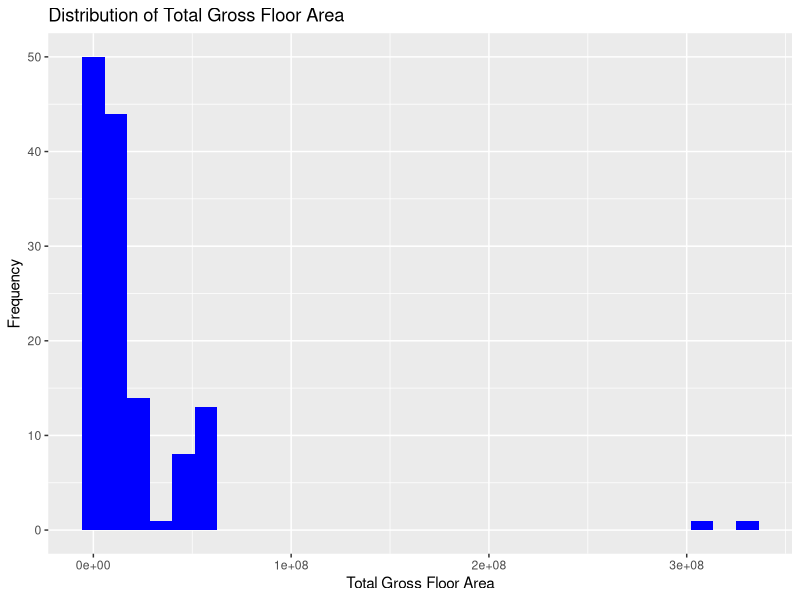
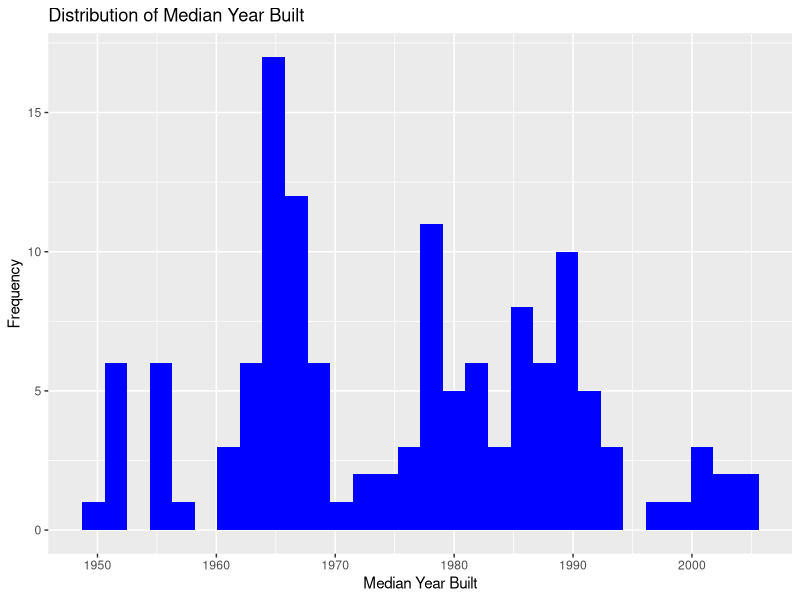
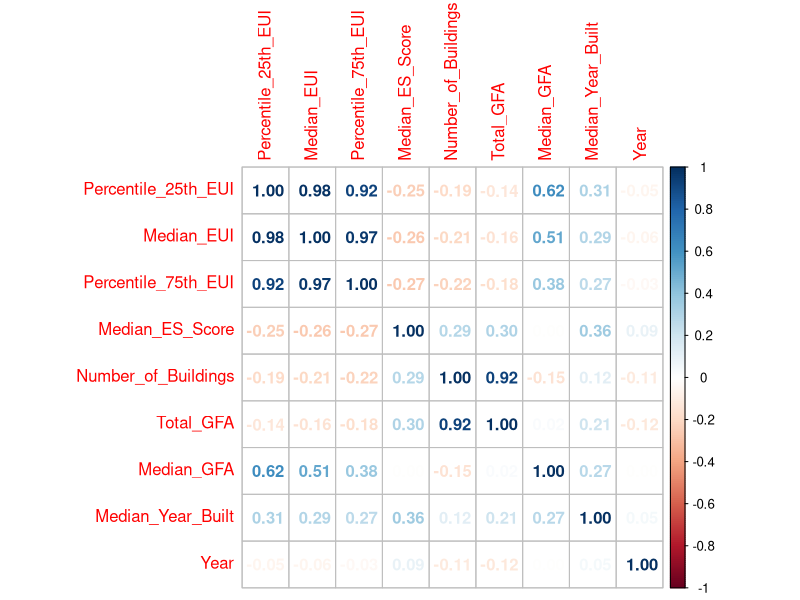
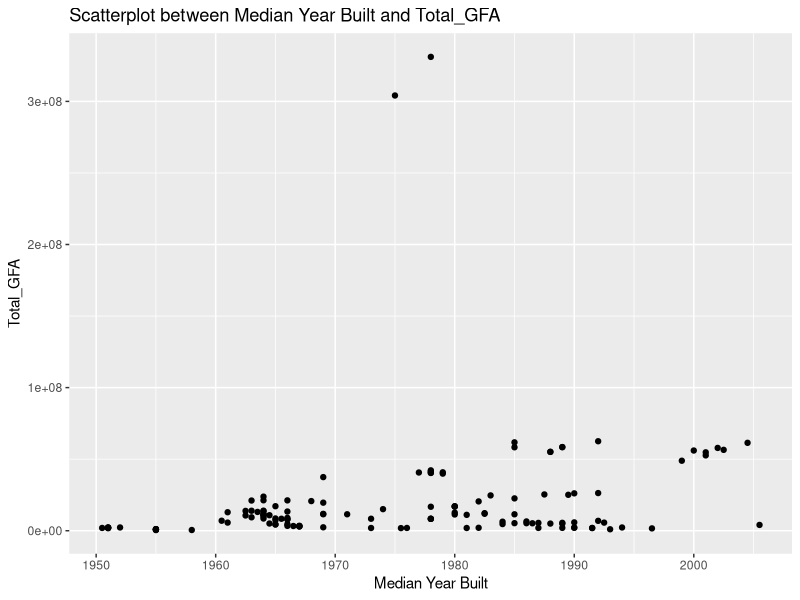
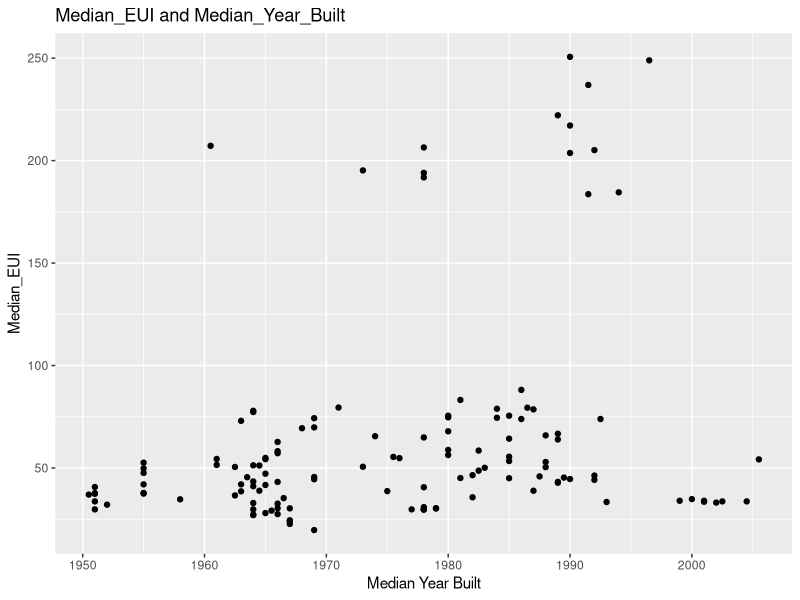
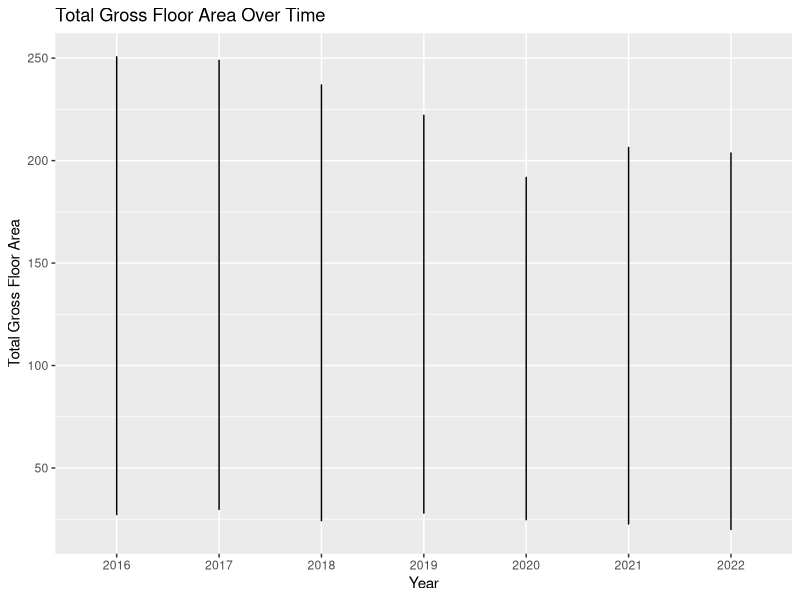
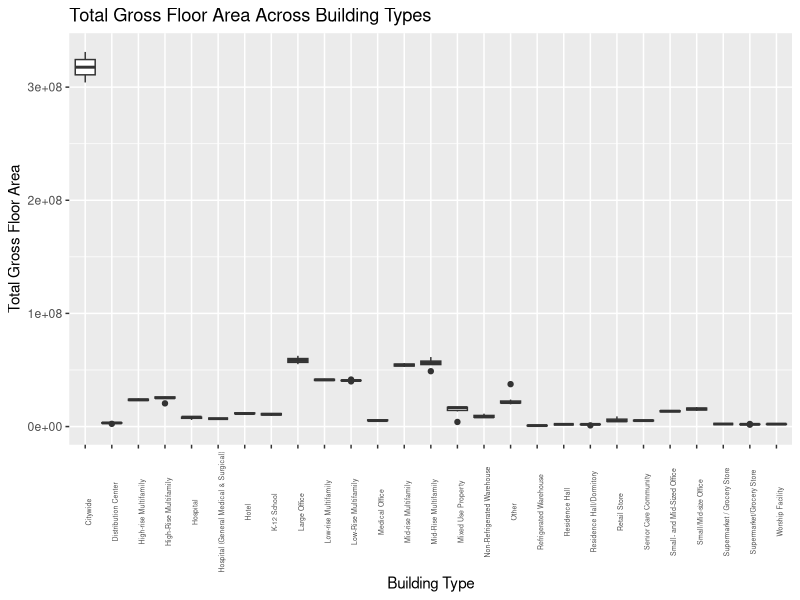

The R source for these figures, in order:
## ---- chunk 1
knitr::opts_chunk$set(echo = TRUE)
## ---- chunk 2
#read in the data here for 2016-2022
library(dplyr)
data2022 <- read.csv("../Data/Performance_Ranges_by_Building_Type_2022.csv")
data2021 <- read.csv("../Data/Performance_Ranges_by_Building_Type_2021.csv")
data2020 <- read.csv("../Data/Performance_Ranges_by_Building_Type_2020.csv")
data2019 <- read.csv("../Data/Performance_Ranges_By_Building_Type_2019.csv")
data2018 <- read.csv("../Data/Performance_Ranges_By_Building_Type_2018.csv")
data2017 <- read.csv("../Data/Performance_Ranges_by_Building_Type_2017.csv")
data2016 <- read.csv("../Data/Performance_Ranges_By_Building_Type_2016.csv")
## ---- chunk 3
#For 2017 specifically there are 2 columns that were giving us issues for data cleaning immediately.

#Other than 2017 we are just omitting files that have na values
data2017 <- select(data2017, -c(Low.Outlier.Cutoff, High.Outlier.Cutoff))
data2022 <- na.omit(data2022)
data2021 <- na.omit(data2021)
data2020 <- na.omit(data2020)
data2019 <- na.omit(data2019)
data2018 <- na.omit(data2018)
data2017 <- na.omit(data2017)
data2016 <- na.omit(data2016)
## ---- chunk 4
#We are renaming all the columns names for all the years so they are all uniform so we can join them later. The order does not matter right now, we are going with the order of how they are in their respective files.

colnames(data2016) <- c("BuildingType", "Percentile_25th_EUI", "Median_EUI", "Percentile_75th_EUI", "Median_EUI_WN", "Median_Source_EUI", "Median_ES_Score", "Number_of_Buildings", "Total_GFA", "Median_GFA", "Median_Year_Built", "Percent_Electricity", "Percent_Gas", "Percent_Steam", "Percent_Other_Fuel")

colnames(data2017) <- c("BuildingType", "Percentile_25th_EUI", "Median_EUI", "Percentile_75th_EUI", "Median_EUI_WN", "Median_Source_EUI", "Median_ES_Score", "Number_of_Buildings", "Number_of_Buildings_with_ES_Score", "Total_GFA", "Median_GFA", "Median_Year_Built", "Percent_Electricity", "Percent_Gas", "Percent_Steam", "Percent_Other_Fuel")

colnames(data2018) <- c("BuildingType", "Number_of_Buildings", "Percentile_25th_EUI", "Median_EUI", "Percentile_75th_EUI", "Average_Site_EUI", "Average_Site_EUI_WN", "Median_EUI", "Median_ES_Score", "Total_GFA", "Median_GFA", "Median_Year_Built", "Not applies")

colnames(data2019) <- c("BuildingType", "Number_of_Buildings", "Percentile_25th_EUI", "Median_EUI", "Percentile_75th_EUI", "Median_EUI_WN", "Average_Site_EUI", "Average_Site_EUI_WN", "Median_Source_EUI", "Median_ES_Score", "Average_ES_Score", "Total_GFA", "Median_GFA", "Median_Year_Built", "Average_GHGSF", "MedianGHGSF")

colnames(data2020) <- c("BuildingType", "Number_of_Buildings", "Percentile_25th_EUI", "Median_EUI", "Percentile_75th_EUI", "Median_EUI_WN", "Average_Site_EUI", "Average_Site_EUI_WN", "Median_Source_EUI", "Median_ES_Score", "Average_ES_Score", "Total_GFA", "Median_GFA", "Median_Year_Built", "Average_GHGSF", "MedianGHGSF")

colnames(data2021) <- c("BuildingType", "Number_of_Buildings", "Percentile_25th_EUI", "Median_EUI", "Percentile_75th_EUI", "Median_EUI_WN", "Average_Site_EUI", "Average_Site_EUI_WN", "Median_Source_EUI", "Median_ES_Score", "Average_ES_Score", "Total_GFA", "Median_GFA", "Median_Year_Built", "Average_GHGSF", "MedianGHGSF")

colnames(data2022) <- c("BuildingType", "Number_of_Buildings", "Percentile_25th_EUI", "Median_EUI", "Percentile_75th_EUI", "Median_EUI_WN", "Average_Site_EUI", "Average_Site_EUI_WN", "Median_Source_EUI", "Median_ES_Score", "Average_ES_Score", "Total_GFA", "Median_GFA", "Median_Year_Built", "Average_GHGSF", "MedianGHGSF")

#we are doign 3 checks to see if every column in every year is in 2022, 2016 and 2018 respecitvely as I was having issues with incompatible dataset before
data2016 <- data2016[, colnames(data2016) %in% colnames(data2022)]
data2017 <- data2017[, colnames(data2017) %in% colnames(data2022)]
data2018 <- data2018[, colnames(data2018) %in% colnames(data2022)]
data2019 <- data2019[, colnames(data2019) %in% colnames(data2022)]
data2020 <- data2020[, colnames(data2020) %in% colnames(data2022)]
data2021 <- data2021[, colnames(data2021) %in% colnames(data2022)]

data2016 <- data2016[, colnames(data2016) %in% colnames(data2016)]
data2017 <- data2017[, colnames(data2017) %in% colnames(data2016)]
data2018 <- data2018[, colnames(data2018) %in% colnames(data2016)]
data2019 <- data2019[, colnames(data2019) %in% colnames(data2016)]
data2020 <- data2020[, colnames(data2020) %in% colnames(data2016)]
data2021 <- data2021[, colnames(data2021) %in% colnames(data2016)]
data2022 <- data2022[, colnames(data2022) %in% colnames(data2016)]

data2016 <- data2016[, colnames(data2016) %in% colnames(data2018)]
data2017 <- data2017[, colnames(data2017) %in% colnames(data2018)]
data2018 <- data2018[, colnames(data2018) %in% colnames(data2018)]
data2019 <- data2019[, colnames(data2019) %in% colnames(data2018)]
data2020 <- data2020[, colnames(data2020) %in% colnames(data2018)]
data2021 <- data2021[, colnames(data2021) %in% colnames(data2018)]
data2022 <- data2022[, colnames(data2022) %in% colnames(data2018)]

#we are adding a year column to every dataset 
library(dplyr)
data2022 <- mutate(data2022, Year = 2022)
data2021 <- mutate(data2021, Year = 2021)
data2020 <- mutate(data2020, Year = 2020)
data2019 <- mutate(data2019, Year = 2019)
data2018 <- mutate(data2018, Year = 2018)
data2017 <- mutate(data2017, Year = 2017)
data2016 <- mutate(data2016, Year = 2016)
## ---- chunk 5
#we are now going to combine all our datasets
combined_data <- bind_rows(
  mutate(data2016, Year = 2016),
  mutate(data2017, Year = 2017),
  mutate(data2018, Year = 2018),
  mutate(data2019, Year = 2019),
  mutate(data2020, Year = 2020),
  mutate(data2021, Year = 2021),
  mutate(data2022, Year = 2022)
)


## ---- chunk 6
#make distribution graphs for Total Gross Floor Area and median year built
library(ggplot2)
ggplot(combined_data, aes(x = Total_GFA)) +
  geom_histogram(fill = "blue") +
  labs(title = "Distribution of Total Gross Floor Area",
       x = "Total Gross Floor Area",
       y = "Frequency")

ggplot(combined_data, aes(x = Median_Year_Built)) +
  geom_histogram(fill = "blue") +
  labs(title = "Distribution of Median Year Built",
       x = "Median Year Built",
       y = "Frequency")
## ---- chunk 7
#get the summary data and t tests for gross floor area and median es score
print("Total Gross Floor Area")
summary(combined_data$Total_GFA)
gfa.p.val <- t.test(combined_data$Total_GFA)
print(gfa.p.val)  
  
print("Median ES Score")
summary(combined_data$Median_ES_Score)
median_es.p.val <- t.test(combined_data$Median_ES_Score)
print(median_es.p.val)  
## ---- chunk 8

#correlation matrix 
cor_data <- select(combined_data, -c(BuildingType))
cor <- cor(cor_data)
library(corrplot)
corrplot(cor, method = "number")
## ---- chunk 9
ggplot(combined_data, aes(x = Median_Year_Built, y = Total_GFA)) +
  geom_point() +
  labs(title = "Scatterplot between Median Year Built and Total_GFA",
       x = "Median Year Built",
       y = "Total_GFA")
## ---- chunk 10
#plot median year built vs median es score
ggplot(combined_data, aes(x = Median_Year_Built, y = Median_EUI)) +
  geom_point() +
  labs(title = "Median_EUI and Median_Year_Built",
       x = "Median Year Built",
       y = "Median_EUI")
## ---- chunk 11
#plot the gross floor area over time
ggplot(combined_data, aes(x = as.factor(Year), y = Median_EUI)) +
  geom_line() +
  labs(title = "Total Gross Floor Area Over Time",
       x = "Year",
       y = "Total Gross Floor Area")
## ---- chunk 12
#plot the total gross floor area by vuilding type
ggplot(combined_data, aes(x = BuildingType, y = Total_GFA)) +
  geom_boxplot() +
  labs(title = "Total Gross Floor Area Across Building Types",
       x = "Building Type",
       y = "Total Gross Floor Area") +
  theme(axis.text.x = element_text(angle = 90, size = 5)) 
